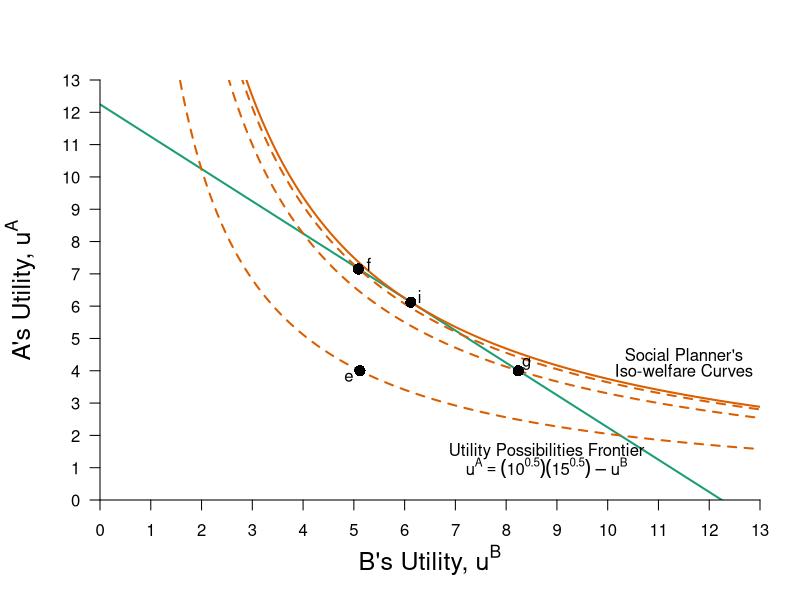

Write R code to recreate this figure.
require(ggplot2)
require(shape)
require(plotrix)
pdf(file = "property_fig5.pdf", width = 9, height = 7)

#Set parameters for graphics
axislabelsize <- 1.5
graphlinewidth <- 2

upf <- function(ub) {
  12.24745 - ub
}

swf.e <- function(ub, a = 0.5, W = 4.524862) {
  (((W)*(1/ub)^a)^(1/(1-a)))
}


swf.f <- function(ub, a = 0.5, W = 6.03692) {
  (((W)*(1/ub)^a)^(1/(1-a)))
}


swf.g <- function(ub, a = 0.5, W = 5.744736) {
  (((W)*(1/ub)^a)^(1/(1-a)))
}

swf.i <- function(ub, a = 0.5, W = 6.123724) {
  (((W)*(1/ub)^a)^(1/(1-a)))
}



#Notes
#ua = (xa^0.5)*(ya^0.5)
#ub = ((10-xa)^05)*((15-ya)^0.5)

#ua = (10^0.5)*(15^0.5) = 12.24745
#ua_e = u(8,2) = (8^0.5)*(2^0.5) = 4

#Point g
# => x^A = 4/((3/2)^0.5) = 3.27 => x^B = 6.73
# => y^A = 3/2(x^A) = 4.9 => y^B = 10.1
#ua_g(4.9^0.5)*(3.27^0.5) = 4.002874
#ub_g(6.73^0.5)*(10.1^0.5) = 8.244574
#W = (4.002874^0.5)*(8.244574^0.5) = 5.744736

COL <- c("#1B9E77", "#D95F02", "#7570B3", "#E7298A", "#66A61E", "#E6AB02", "#A6761D", "#666666")
#COL <- c("#7fc97f", "#beaed4", "#fdc086", "#ffff99")
par(mar =  c(5, 5, 4, 2))
xlims <- c(0, 13)
ylims <- c(0, 13)


plot(0, 0, xlim = xlims, ylim = ylims, type = "n",
     xlab = expression(paste("B's Utility, ", u^B)),
     ylab = expression(paste("A's Utility, ", u^A)),
     xaxt = "n", 
     yaxt = "n", 
     cex.lab = axislabelsize, 
     bty = "n",
     xaxs="i", 
     yaxs="i")

npts <- 500 
npts2 <- 501
#Specify the sequences of points for graphing. 
xx1 <- seq(xlims[1], xlims[2], length.out = npts)
xx2 <- seq(xlims[1], xlims[2], length.out = npts)
xx3 <- seq(xlims[1], xlims[2], length.out = npts2)
xx4 <- seq(xlims[1], 13, length.out = npts2)

#Draw the lines for the graphs
lines(xx1, upf(xx1), col = COL[1], lwd = graphlinewidth)
lines(xx1, swf.e(xx1), col = COL[2], lwd = graphlinewidth, lty = 2)
lines(xx1, swf.f(xx1), col = COL[2], lwd = graphlinewidth, lty = 2)
lines(xx1, swf.g(xx1), col = COL[2], lwd = graphlinewidth, lty = 2)
lines(xx1, swf.i(xx1), col = COL[2], lwd = graphlinewidth)
#lines(xx2, solowCondition(xx2, delta = 5), col = COL[3], lwd = 4)
#lines(xx2, solowInfeas(xx2, delta = 5), col = COL[1], lwd = 4, lty = 2)

#Customize ticks and labels for the plot
ticksy <- seq(from = ylims[1], to = ylims[2], by = 1)
ylabels <- seq(from = ylims[1], to = ylims[2], by = 1)
ticksx <- seq(from =  xlims[1], to = xlims[2], by = 1)
xlabels <- seq(from = xlims[1], to = xlims[2], by = 1)
axis(1, at = ticksx, pos = 0, labels = xlabels)
axis(2, at = ticksy, pos = 0, labels = ylabels, las = 1)

#Annotation of the  graphs
#UPF
text(8.8, 1.5, expression(paste("Utility Possibilities Frontier")))
text(8.8, 1, expression(paste(u^A == (10^0.5)*(15^0.5) - u^B)))

#SWF
text(11.5, 4.5, expression(paste("Social Planner's")))
text(11.5, 4, expression(paste("Iso-welfare Curves")))

#Annotate Point f
#u^A = (5.84^0.5)*(8.77^0.5) = 7.16
#u^B = (4.16^0.5)*(6.23^0.5) = 5.09
#W = (7.16^0.5)*(5.09^0.5) = 6.03692

points(5.09, 7.15, pch = 16, col = "black", cex = 1.5)
text(5.3, 7.3, expression(f))


#Annotate Point i
#(5^0.5)*(7.5^0.5) = 6.123724
#W = (6.123724^0.5)(6.123724^0.5) = 6.123724
points(6.123724, 6.123724, pch = 16, col = "black", cex = 1.5)
text(6.3, 6.3, expression(i))

#Annotate point g
#ua_g(4.9^0.5)*(3.27^0.5) = 4.002874
#ub_g(6.73^0.5)*(10.1^0.5) = 8.244574
#W = (4.002874^0.5)*(8.244574^0.5) = 5.744736
points(8.24, 4, pch = 16, col = "black", cex = 1.5)
text(8.4, 4.2, expression(g))

#Annotate point e.
#ua_e = (8^0.5)*(2^0.5) = 4
#ub_e = (2^0.5)*(13.1^0.5) = 5.118594
#W = (4^0.5)*(5.118594^0.5) = 4.524862
points(5.12, 4, pch = 16, col = "black", cex = 1.5)
text(4.9, 3.8, expression(e))






dev.off()
